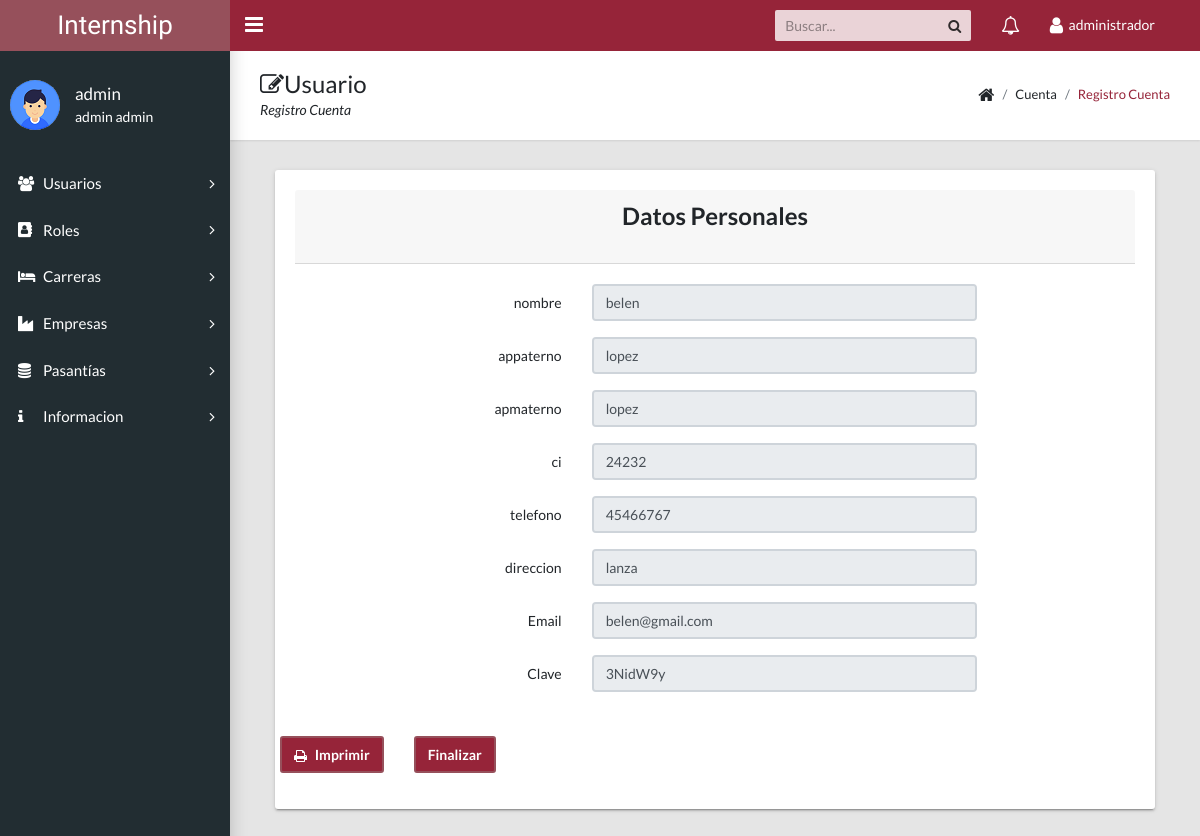
/admin/docs/imprimir_cuenta.php?c=7 (signed in), run on the app's committed database.
### tables this page shows
CREATE TABLE `persona` (
  `id_persona` int(11) NOT NULL AUTO_INCREMENT,
  `nombre` varchar(45) DEFAULT NULL,
  `papellido` varchar(45) DEFAULT NULL,
  `sapellido` varchar(45) DEFAULT NULL,
  `ci` varchar(45) DEFAULT NULL,
  `telefono` int(11) DEFAULT NULL,
  `direccion` varchar(150) DEFAULT NULL,
  `email` varchar(45) DEFAULT NULL,
  `activo` tinyint(4) DEFAULT NULL,
  `rol_id_rol` int(11) NOT NULL,
  PRIMARY KEY (`id_persona`),
  UNIQUE KEY `ci_UNIQUE` (`ci`),
  UNIQUE KEY `email_UNIQUE` (`email`),
  KEY `fk_persona_rol1_idx` (`rol_id_rol`),
  CONSTRAINT `fk_persona_rol1` FOREIGN KEY (`rol_id_rol`) REFERENCES `rol` (`id_rol`) ON DELETE NO ACTION ON UPDATE NO ACTION
);

### modelo/conexion.php (called while the page is built, shortened)
<?php
class conexion{
	public $con;
	function __construct(){
	$this->host="localhost";
	$this->user="root";
	$this->clave="";
	$this->db="inter";
	$this->con=mysqli_connect($this->host, $this->user,$this->clave);
	mysqli_query($this->con, 'SET NAMES UTF-8');
	if($this->con){
		mysqli_select_db($this->con,$this->db);
	}
	}
public function con_retorno($sql){
$resp=mysqli_query($this->con, $sql);
return $resp;
}
}

### modelo/mdl_agregarusuario.php (called while the page is built, shortened)
<?php
require("conexion.php");
class mdlusuario
{
	public $obj_con;
	function __construct()
	{
	$this->obj_con=new conexion();
	}
    public function buscar_persona($cor){
        $sql="select * from persona where activo=1 and id_persona=$cor";
        return $this->obj_con->con_retorno($sql);
    }
}
?>

### admin/docs/imprimir_cuenta.php (the view, shortened to what this page needs)
 <?php include_once('menu.php');
 include_once('../../modelo/mdl_agregarusuario.php');
 $obj=new mdlusuario();
 $datos=$obj->buscar_persona($_GET['c']);
 $em=mysqli_fetch_assoc($datos);
 $email=$em['email'];
 $nombre=$em['nombre'];
 $appaterno=$em['papellido'];
 $apmaterno=$em['sapellido'];
 $ci=$em['ci'];
 $telefono=$em['telefono'];
 $direccion=$em['direccion'];
 ?>
<main class="app-content">
    <div class="app-title">
        <div>
            <h1><i class="fa fa-edit"></i>Usuario</h1>
            <p>Registro Cuenta</p>
        </div>
        <ul class="app-breadcrumb breadcrumb">
            <li class="breadcrumb-item"><i class="fa fa-home fa-lg"></i></li>
            <li class="breadcrumb-item">Cuenta</li>
            <li class="breadcrumb-item"><a href="#">Registro Cuenta</a></li>
        </ul>
    </div>
    <div class="container">
        <div class="row">
            <div class="col-md-12">
                <div class="tile">
                    <div class="tile-body">
                        <form name="f1" action="../../enrutador/enr_login.php" method="post" autocomplete="off" >
                                <div class="card-header"><center><h3 class="tile-title">Datos Personales</h3></center></div>
                                <div class="card-body">
                                        <div class="form-group row"><label for="nombre" class="col-md-4 col-form-label text-md-right">nombre</label><div class="col-md-6"><input readonly type="text" name="nombre" id="nombre" class="form-control" value="<?php echo($nombre) ?>" required autofocus></div></div>
                                        <div class="form-group row"><label for="appaterno" class="col-md-4 col-form-label text-md-right">appaterno</label><div class="col-md-6"><input readonly type="text" name="appaterno" id="appaterno" class="form-control" value="<?php echo($appaterno) ?>" required autofocus></div></div>
                                        <div class="form-group row"><label for="apmaterno" class="col-md-4 col-form-label text-md-right">apmaterno</label><div class="col-md-6"><input readonly type="text" name="apmaterno" id="apmaterno" class="form-control" value="<?php echo($apmaterno) ?>" required autofocus></div></div>
                                        <div class="form-group row"><label for="ci" class="col-md-4 col-form-label text-md-right">ci</label><div class="col-md-6"><input readonly type="text" name="ci" id="ci" class="form-control" value="<?php echo($ci) ?>" required autofocus></div></div>
                                        <div class="form-group row"><label for="telefono" class="col-md-4 col-form-label text-md-right">telefono</label><div class="col-md-6"><input readonly type="text" name="telefono" id="telefono" class="form-control" value="<?php echo($telefono) ?>" required autofocus></div></div>
                                        <div class="form-group row"><label for="direccion" class="col-md-4 col-form-label text-md-right">direccion</label><div class="col-md-6"><input readonly type="text" name="direccion" id="direccion" class="form-control" value="<?php echo($direccion) ?>" required autofocus></div></div>
                                        <div class="form-group row"><label for="nick" class="col-md-4 col-form-label text-md-right">Email</label><div class="col-md-6"><input readonly type="email" name="nick" id="nick" class="form-control" value="<?php echo($email) ?>" required autofocus></div></div>
                                        <div class="form-group row"><label for="1clave" class="col-md-4 col-form-label text-md-right" >Clave</label><div class="col-md-6"><input value="<?php echo $_SESSION['password']?>" readonly type="text" name="1clave" id="1clave" class="form-control" required maxlength="16" minlength="8"></div></div>
                              </div>
                                    <div class="form-group row">
                                        <div class="row d-print-none mt-2">
                                            <div class="col-md-6 text-right"><a class="btn btn-primary" href="javascript:window.print();" target="_blank"><i class="fa fa-print"></i> Imprimir</a></div>
                                            <div class="col-md-6 text-right"><button class="btn btn-primary" type="submit" name="agregar" >Finalizar</button></div>
                                        </div>
                                    </div>
                        </form>
                    </div>
                </div>
            </div>
        </div>
    </div>
</main>
</body>
</html>

### data on the page
persona: nombre "belen", appaterno "lopez", apmaterno "lopez", ci "24232", telefono "45466767", direccion "lanza", nick "belen@gmail.com"

### other printed values
$_SESSION['rol'] "administrador"
$_SESSION['nombre'] "admin"
$_SESSION['papellido'] "admin"
$_SESSION['sapellido'] "admin"
